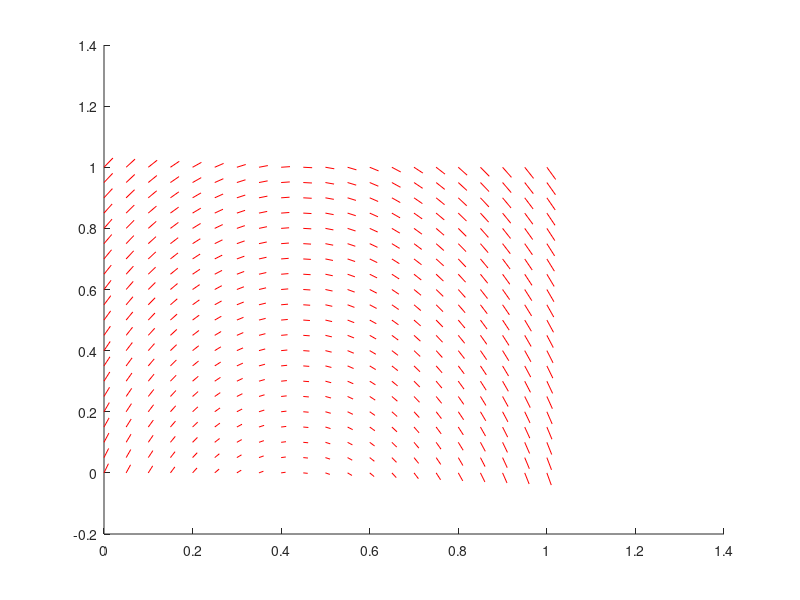

MATLAB code for this plot: (Note: this script raises an error after producing the figure.)
%% Edge shape functions of rectangular elements
% https://www.sciencedirect.com/topics/physics-and-astronomy/shape-functions
%% Test Rectangle 1
w = 1; % width (x)
h = 1; % height (x)
xc = 0.5;
yc = 0.5;

% values on the sides
a = 1;
b = 2;
c = 3;
d = -4;

%%
Ax = @(x,y) (1/h)*(yc + h/2 -y)*a + (1/h)*(y - yc + h/2)*b;
Ay = @(x,y) (1/w)*(xc + w/2 -x)*c + (1/w)*(x - xc + w/2)*d;

%%
px = [];
py = [];
vx = [];
vy = [];
for ix = 0:0.05:1
    for iy = 0:0.05:1
        px = [px; ix];
        py = [py; iy];
        vx = [vx; Ax(ix, iy)];
        vy = [vy; Ay(ix, iy)];
    end
end
%%
clf
hold on
for ii = 1:length(px)
    px1 = px(ii)+vx(ii)*0.01;
    py1 = py(ii)+vy(ii)*0.01;
    plot([px(ii) px1], [py(ii) py1],'r')
end
%% pick a triangle
tria = ginput(3);
x1 = tria(1,1); y1 = tria(1,2);
x2 = tria(2,1); y2 = tria(2,2);
x3 = tria(3,1); y3 = tria(3,2);
%%
plot(tria([1 2 3 1],1), tria([1 2 3 1],2))
%% Node shape functions of triangle
% http://www.uniroma2.it/didattica/TCM/deposito/2-D_elements.pdf#page=4
A = 0.5*det([1 x1 y1; 1 x2 y2; 1 x3 y3]);
N1 = @(x,y) (1/(2*A))*((x2*y3 - x3*y2) + (y2 - y3)*x + (x3 - x2)*y);
N2 = @(x,y) (1/(2*A))*((x3*y1 - x1*y3) + (y3 - y1)*x + (x1 - x3)*y);
N3 = @(x,y) (1/(2*A))*((x1*y2 - x2*y1) + (y1 - y2)*x + (x2 - x1)*y);
%% plot Node shape functions
a = 1; b = 2; c = 3;
xyz = [];
for ix = linspace(min(tria(:,1)),max(tria(:,1)),20)
    for iy = linspace(min(tria(:,2)),max(tria(:,2)),20)
        xyz = [xyz; ix iy N1(ix,iy)*a + N2(ix,iy)*b + N3(ix,iy)*c];
    end
end
%% 
plot3(xyz(:,1), xyz(:,2), xyz(:,3), '.') 
hold on
plot3(tria(:,1), tria(:,2), [a;b;c]);
%% Using Sym
syms x1 x2 x3 y1 y2 y3
A = 0.5*det([1 x1 y1; 1 x2 y2; 1 x3 y3]);
syms N1(x,y) N2(x,y) N3(x,y)
N1(x,y) = (1/(2*A))*((x2*y3 - x3*y2) + (y2 - y3)*x + (x3 - x2)*y);
N2(x,y) = (1/(2*A))*((x3*y1 - x1*y3) + (y3 - y1)*x + (x1 - x3)*y);
N3(x,y) = (1/(2*A))*((x1*y2 - x2*y1) + (y1 - y2)*x + (x2 - x1)*y);
N1x = diff(N1,x); N1y = diff(N1,y);
N2x = diff(N1,x); N2y = diff(N2,y);
N3x = diff(N1,x); N3y = diff(N3,y);
l12 = ((x2-x1)^2 + (y2-y1)^2)^0.5;
l23 = ((x3-x2)^2 + (y3-y2)^2)^0.5;
l31 = ((x1-x3)^2 + (y1-y3)^2)^0.5;
KS1 = (N1*(N2x + N2y) + N2*(N1x + N1y))/l12;
KS2 = (N2*(N3x + N3y) + N3*(N2x + N2y))/l23;
KS3 = (N3*(N1x + N1y) + N1*(N3x + N3y))/l31;
%%
tria = ginput(3);
x1 = tria(1,1); y1 = tria(1,2);
x2 = tria(2,1); y2 = tria(2,2);
x3 = tria(3,1); y3 = tria(3,2);
A = 0.5*det([1 x1 y1; 1 x2 y2; 1 x3 y3]);
syms N1(x,y) N2(x,y) N3(x,y)
N1(x,y) = (1/(2*A))*((x2*y3 - x3*y2) + (y2 - y3)*x + (x3 - x2)*y);
N2(x,y) = (1/(2*A))*((x3*y1 - x1*y3) + (y3 - y1)*x + (x1 - x3)*y);
N3(x,y) = (1/(2*A))*((x1*y2 - x2*y1) + (y1 - y2)*x + (x2 - x1)*y);
N1x = diff(N1,x); N1y = diff(N1,y);
N2x = diff(N1,x); N2y = diff(N2,y);
N3x = diff(N1,x); N3y = diff(N3,y);
l12 = ((x2-x1)^2 + (y2-y1)^2)^0.5;
l23 = ((x3-x2)^2 + (y3-y2)^2)^0.5;
l31 = ((x1-x3)^2 + (y1-y3)^2)^0.5;
KS1 = (N1*(N2x + N2y) + N2*(N1x + N1y))/l12;
KS2 = (N2*(N3x + N3y) + N3*(N2x + N2y))/l23;
KS3 = (N3*(N1x + N1y) + N1*(N3x + N3y))/l31;
%%
n12 = (tria(2,:) - tria(1,:))/norm(tria(2,:) - tria(1,:));
n23 = (tria(3,:) - tria(2,:))/norm(tria(3,:) - tria(2,:));
n31 = (tria(1,:) - tria(3,:))/norm(tria(1,:) - tria(3,:));
%% 
a = 1; b = 1; c = 1;
xyz = [];
for ix = linspace(min(tria(:,1)),max(tria(:,1)),20)
    for iy = linspace(min(tria(:,2)),max(tria(:,2)),20)
        xyz = [xyz; ix iy ...
                n12*eval(subs(subs(KS1,x,ix),y,iy))*a +  ...
                n23*eval(subs(subs(KS2,x,ix),y,iy))*b + ...
                n31*eval(subs(subs(KS3,x,ix),y,iy))*c];
    end
end
%%
clf
hold on
px1 = xyz(:,1) + xyz(:,3)*0.01;
py1 = xyz(:,2) + xyz(:,4)*0.01;
for ii = 1:length(px1)
    if inpolygon(xyz(ii,1), xyz(ii,2),tria(:,1), tria(:,2))
        plot([xyz(ii,1) px1(ii)], [xyz(ii,2) py1(ii)],'r')
    end
end


%% Edge shape functions of triangular elements
% http://www.iue.tuwien.ac.at/phd/nentchev/node43.html

%% RT shape functions for reference triangle
% http://users.jyu.fi/~oljumali/teaching/TIES594/08/mixed_finite_elements.pdf#page=5
% reference triangle
ref_tria = [0 0; 1 0; 0 1];
N1x = @(x)x; N1y = @(x)x-1; % Bottom edge
N2x = @(x) sqrt(2)*x; N2y = @(x)sqrt(2)*x; %diagonal edge
N3x = @(x)x-1; N3y = @(x)x; % left edge
%%
a = -1; b = -1; c = -1;
xyv = [];
for ix = 0:0.05:1
    for iy = 0:0.05:1
        if inpolygon(ix, iy, ref_tria(:,1), ref_tria(:,2))
            xyv = [xyv; ix iy N1x(ix)*a + N2x(ix)*b + N3x(ix)*c ...
                    N1y(iy)*a + N2y(iy)*b + N3y(iy)*c];
        end
    end
end
% plot
clf
plot(ref_tria([1 2 3 1],1), ref_tria([1 2 3 1],2),'b')
hold on
for ii = 1:size(xyv,1)
    px = xyv(ii,1) + xyv(ii,3)*0.015;
    py = xyv(ii,2) + xyv(ii,4)*0.015;
    plot([xyv(ii,1) px],[xyv(ii,2) py],'r')
end
axis equal
%% RT shape functions for reference quad
ref_quad = [0 0; 0 1; 1 1; 1 0];
N1x = @(x)0; N1y = @(x)1-x; % Bottom face
N2x = @(x)x; N2y = @(x)0; % Right face
N3x = @(x)0; N3y = @(x)x; % Top face
N4x = @(x)1-x; N4y = @(x)0; % Left face
%%
a = 1; b = 2; c = 1; d = 1;
%a = -1+2*rand; b = -1+2*rand; c = -1+2*rand; d = -1+2*rand;
xyv = [];
for ix = 0:0.05:1
    for iy = 0:0.05:1
        xyv = [xyv; ix iy N1x(ix)*a + N2x(ix)*b + N3x(ix)*c + N4x(ix)*d ...
                    N1y(iy)*a + N2y(iy)*b + N3y(iy)*c + N4y(iy)*d];
    end
end
% plot
clf
plot(ref_quad([1 2 3 4 1],1), ref_quad([1 2 3 4 1],2),'b')
hold on
for ii = 1:size(xyv,1)
    px = xyv(ii,1) + xyv(ii,3)*0.015;
    py = xyv(ii,2) + xyv(ii,4)*0.015;
    plot([xyv(ii,1) px],[xyv(ii,2) py],'r')
end
axis equal







